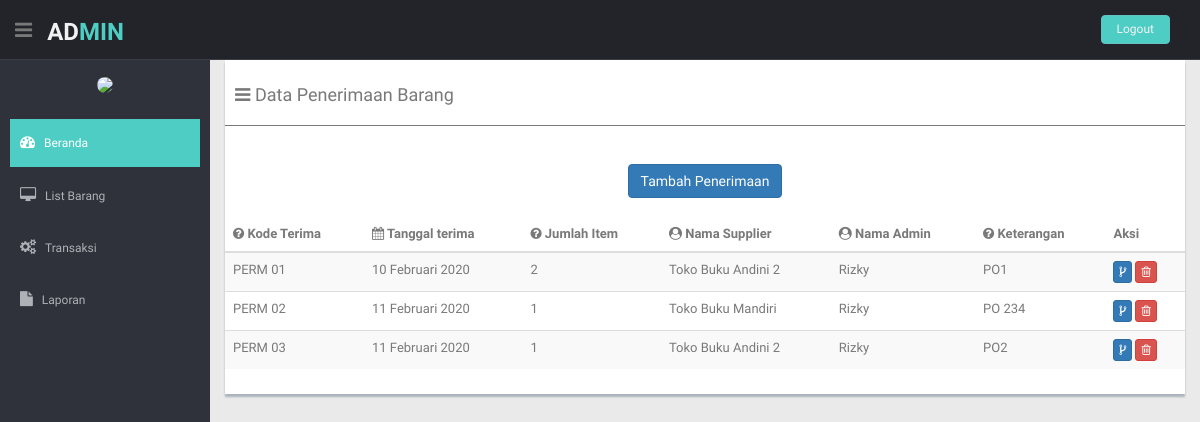
The page /Admin/beranda.php?hal=dataPenerimaan on the database its author committed.
### tables this page shows
CREATE TABLE `tbpenerimaan` (
  `kode_terima` varchar(20) NOT NULL,
  `tanggal_terima` date NOT NULL,
  `jumlah_item` int(11) NOT NULL,
  `kode_supplier` varchar(6) NOT NULL,
  `id_login` varchar(11) NOT NULL,
  `keterangan` varchar(30) NOT NULL
);

CREATE TABLE `tbsupplier` (
  `kode_supplier` varchar(6) NOT NULL,
  `nama_supplier` varchar(30) NOT NULL,
  `ext` varchar(3) NOT NULL
);

### Admin/fungsiTanggal.php (called while the page is built)
<?php
	function tgl_indo($tanggal){
		$bulan = array(
			1 => 'Januari',
			'Februari',
			'Maret',
			'April',
			'Mei',
			'Juni',
			'Juli',
			'Agustus',
			'September',
			'Oktober',
			'Novermber',
			'Desember',
		);
	$pecahkan = explode('-', $tanggal);
	return $pecahkan[2] . ' ' . $bulan[(int) $pecahkan[1]] . ' ' . $pecahkan [0];
	}
?>

### Admin/penerimaan/dataPenerimaan.php (the view)
<?php
  include "fungsiTanggal.php";
?>
<section id="main-content">
  <section class="wrapper">
<div class="row ">
          <div class="col-md-12">
            <div class="content-panel">
              <table class="table table-striped table-advance table-hover">
                <h4><i class="fa fa-bars"></i> Data Penerimaan Barang</h4>
                <hr>
                <br>
                <div class="text-center">
                  <a href="?hal=tambahPenerimaan" class="btn btn-primary"> Tambah Penerimaan</a>
                </div>
                <br>
                <thead>
                  <?php
                      include "../koneksi.php";
                      $query = mysqli_query($connecting,"SELECT * FROM tbpenerimaan left join tblogin on tbpenerimaan.id_login = tblogin.id_login left join tbsupplier on tbpenerimaan.kode_supplier = tbsupplier.kode_supplier");
                    ?>
                  <tr>
                    <th class="hidden-phone"><i class="fa fa-question-circle"></i> Kode Terima</th>
                    <th class="hidden-phone"><i class="fa fa-calendar"></i> Tanggal terima</th>
                    <th class="hidden-phone"><i class="fa fa-question-circle"></i> Jumlah Item</th>
                    <th class="hidden-phone"><i class="fa fa-user-circle"></i> Nama Supplier</th>
                    <th class="hidden-phone"><i class="fa fa-user-circle"></i> Nama Admin</th>
                    <th class="hidden-phone"><i class="fa fa-question-circle"></i> Keterangan</th>
                    <th>Aksi</th>
                  </tr>
                </thead>
                <tbody>
                  <?php
                    while($data = mysqli_fetch_array($query)){
                  ?>
                  <tr>
                    <td class="hidden-phone"><?php echo $data['kode_terima'] ?></td>
                      <td class="hidden-phone"><?php echo tgl_indo ($data['tanggal_terima']) ?></td>
                      <td class="hidden-phone"><?php echo $data['jumlah_item'] ?></td>
                      <td class="hidden-phone"><?php echo $data['nama_supplier'] ?></td>
                      <td class="hidden-phone"><?php echo $data['nama_admin'] ?></td>
                      <td class="hidden-phone"><?php echo $data['keterangan'] ?></td>
                    <td>
                      <a href="beranda.php?hal=detailPenerimaan&kode_terima=<?php echo $data['kode_terima'] ?>" class="btn btn-primary btn-xs"><i class="fa fa-code-fork" data-toggle="tooltp" title="Detail"></i></a>
                      <a href="penerimaan/hapusPenerimaan.php?kode_terima=<?php echo $data['kode_terima'] ?>" class="btn btn-danger btn-xs" onclick="return confirm('Yakin Akan dihapus?')" ><i class="fa fa-trash-o "></i></a>
                    </td>
                  </tr>
                    <?php
                }
              ?>
                </tbody>
              </table>
            </div>
          </div>
        </div>
</section>
</section>

### Admin/beranda.php (shortened to what this page needs)
<!DOCTYPE html>
<html lang="en">
<head>
  <link href="../lib/bootstrap/css/bootstrap.min.css" rel="stylesheet">
  <link href="../lib/font-awesome/css/font-awesome.css" rel="stylesheet" />
  <link rel="stylesheet" type="text/css" href="../css/zabuto_calendar.css">
  <link rel="stylesheet" type="text/css" href="../lib/gritter/css/jquery.gritter.css" />
  <link href="../css/style.css" rel="stylesheet">
  <link href="../css/style-responsive.css" rel="stylesheet">
</head>
<body>
  <section id="container">
    <header class="header black-bg">
      <div class="sidebar-toggle-box">
        <div class="fa fa-bars tooltips" data-placement="right" data-original-title="Toggle Navigation"></div>
      </div>
      <a href="index.php" class="logo"><b>AD<span>MIN</span></b></a>
      <div class="top-menu">
        <ul class="nav pull-right top-menu">
          <li><a class="logout" href="logout.php">Logout</a></li>
        </ul>
      </div>
    </header>
    <aside>
      <div id="sidebar" class="nav-collapse ">
        <ul class="sidebar-menu" id="nav-accordion">
          <p class="centered"><a href="profile.html"><img src=".." class="img-circle" width="80"></a></p>
          <li class="mt">
            <a class="active" href="index.php">
              <i class="fa fa-dashboard"></i>
              <span>Beranda</span>
              </a>
          </li>
          <li class="sub-menu">
            <a href="javascript:;">
              <i class="fa fa-desktop"></i>
              <span>List Barang</span>
              </a>
          </li>
          <li class="sub-menu">
            <a href="javascript:;">
              <i class="fa fa-cogs"></i>
              <span>Transaksi</span>
              </a>
          </li>
          <li class="sub-menu">
            <a href="javascript:;">
              <i class="fa fa-file"></i>
              <span>Laporan</span>
              </a>
      </div>
    </aside>
      <?php
        include "isi.php";
      ?>
  </section>
</body>
</html>

### Admin/isi.php (shortened to what this page needs)
<?php
if($_GET['hal']=='beranda')
	{include "beranda.php";}
else if($_GET['hal']=='home')
	{include "home.php";}
else if($_GET['hal']=='dataKategori')
	{include "dataKategori/dataKategori.php";}
else if($_GET['hal']=='tambahKategori')
	{include "dataKategori/tambahKategori.php";}
else if($_GET['hal']=='ubahKategori')
	{include "dataKategori/ubahKategori.php";}
else if($_GET['hal']=='dataBarang')
	{include "dataBarang/dataBarang.php";}
else if($_GET['hal']=='tambahBarang')
	{include "dataBarang/tambahBarang.php";}
else if($_GET['hal']=='ubahBarang')
	{include "dataBarang/ubahBarang.php";}
else if($_GET['hal']=='dataAdmin')
	{include "dataAdmin/dataAdmin.php";}
else if($_GET['hal']=='tambahAdmin')
	{include "dataAdmin/tambahAdmin.php";}
else if($_GET['hal']=='ubahAdmin')
	{include "dataAdmin/ubahAdmin.php";}
else if($_GET['hal']=='dataSupplier')
	{include "dataSupplier/dataSupplier.php";}
else if($_GET['hal']=='tambahSupplier')
	{include "dataSupplier/tambahSupplier.php";}
else if($_GET['hal']=='ubahSupplier')
	{include "dataSupplier/ubahSupplier.php";}
else if($_GET['hal']=='dataPenerimaan')
	{include "penerimaan/dataPenerimaan.php";}
?>

### css/style.css (style rules this page uses)
body { color: #797979; background: #eaeaea; font-family: 'Ruda', sans-serif; padding: 0px !important; margin: 0px !important; font-size:13px; }
ul li { list-style: none; }
a, a:hover, a:focus { text-decoration: none; outline: none; }
#container { width: 100%; height: 100%; }
hr { margin-top: 20px; margin-bottom: 20px; border: 0; border-top: 1px solid #797979; }
.centered { text-align: center; }
.mt { margin-top: 25px; }
ul.top-menu > li > .logout { color: #f2f2f2; font-size: 12px; border-radius: 4px; -webkit-border-radius: 4px; border: 1px solid #64c3c2 !important; padding: 5px 15px; margin-right: 15px; background: #4ECDC4; margin-top: 15px; }
#sidebar { width: 210px; height: 100%; position: fixed; background: #2f323a; }
#sidebar ul li { position: relative; }
ul.sidebar-menu , ul.sidebar-menu li ul.sub { margin: -2px 0 0; padding: 0; }
ul.sidebar-menu { margin-top: 75px; }
ul.sidebar-menu li { margin-bottom: 5px; margin-left:10px; margin-right:10px; }
ul.sidebar-menu li.sub-menu { line-height: 15px; }
ul.sidebar-menu li a span { display: inline-block; }
ul.sidebar-menu li a { color: #aeb2b7; text-decoration: none; display: block; padding: 15px 0 15px 10px; font-size: 12px; outline: none; -webkit-transition: all 0.3s ease; -moz-transition: all 0.3s ease; -o-transition: all 0.3s ease; -ms-transition: all 0.3s ease; transition: all 0.3s ease; }
ul.sidebar-menu li a.active, ul.sidebar-menu li a:hover, ul.sidebar-menu li a:focus { background: #4ECDC4; color: #fff; display: block; -webkit-transition: all 0.3s ease; -moz-transition: all 0.3s ease; -o-transition: all 0.3s ease; -ms-transition: all 0.3s ease; transition: all 0.3s ease; }
ul.sidebar-menu li a i { font-size: 15px; padding-right: 6px; }
ul.sidebar-menu li a.active i { color: #fff; }
#main-content { margin-left: 210px; }
.header, .footer { min-height: 60px; padding: 0 15px; }
.header { position: fixed; left: 0; right: 0; z-index: 1002; }
.black-bg { background: #22242a; border-bottom: 1px solid #393d46; }
.wrapper { display: inline-block; margin-top: 60px; padding-left: 15px; padding-right: 15px; padding-bottom: 15px; padding-top: 0px; width: 100%; }
a.logo { font-size: 24px; color: #f2f2f2; float: left; margin-top: 15px; text-transform: uppercase; }
a.logo b { font-weight: 900; }
a.logo span { color: #4ECDC4; }
#top_menu .nav > li, ul.top-menu > li { float: left; }
ul.top-menu > li > a { color: #666666; font-size: 16px; border-radius: 4px; -webkit-border-radius: 4px; border:1px solid #666666 !important; padding: 2px 6px; margin-right: 15px; }
.sidebar-toggle-box { float: left; padding-right: 15px; margin-top: 20px; }
.sidebar-toggle-box .fa-bars { cursor: pointer; display: inline-block; font-size: 20px; }
.content-panel { background: #ffffff; box-shadow: 0px 3px 2px #aab2bd; padding-top: 15px; padding-bottom: 5px; }
.content-panel h4 { margin-left: 10px; }

### rows shown on the page
tbpenerimaan: kode_terima "PERM 01", tanggal_terima "10 Februari 2020", jumlah_item "2", kode_supplier.nama_supplier "Toko Buku Andini 2", id_login.nama_admin "Rizky", keterangan "PO1"
tbpenerimaan: kode_terima "PERM 02", tanggal_terima "11 Februari 2020", jumlah_item "1", kode_supplier.nama_supplier "Toko Buku Mandiri", id_login.nama_admin "Rizky", keterangan "PO 234"
tbpenerimaan: kode_terima "PERM 03", tanggal_terima "11 Februari 2020", jumlah_item "1", kode_supplier.nama_supplier "Toko Buku Andini 2", id_login.nama_admin "Rizky", keterangan "PO2"
